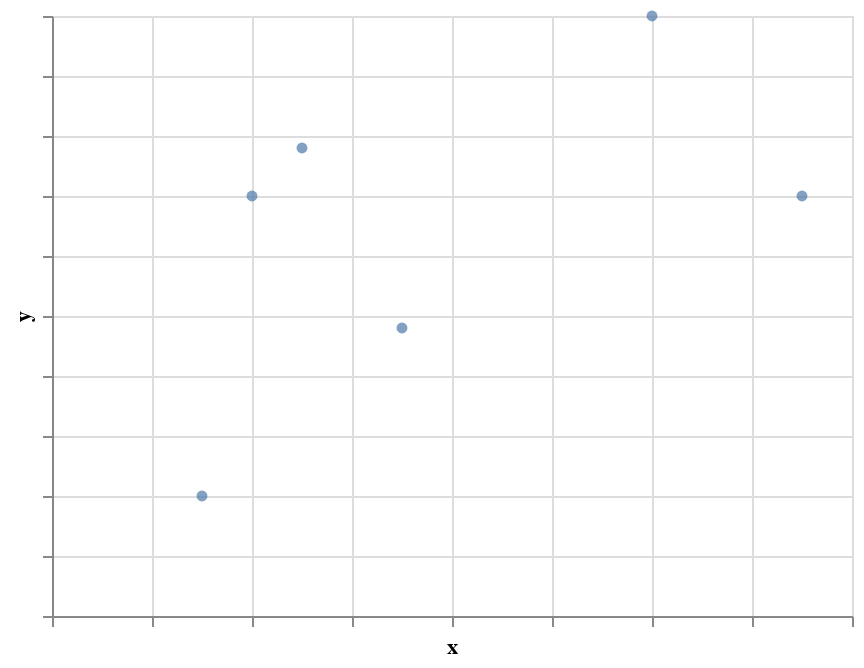

Source (notebook cell):
### Code cell
alt.Chart(df).mark_circle().encode(
    x=alt.X('x', axis=alt.Axis(labels=False)),
    y=alt.Y('y', axis=alt.Axis(labels=False))
)

### Figure 1 — Vega-Lite specification as saved in the notebook (floating-point values rounded to 4 significant figures)
{"config": {"view": {"continuousWidth": 400, "continuousHeight": 300}}, "data": {"name": "data-3dba48bc73fd02b735dac9a14983e169"}, "mark": "circle", "encoding": {"x": {"type": "quantitative", "axis": {"labels": false}, "field": "x"}, "y": {"type": "quantitative", "axis": {"labels": false}, "field": "y"}}, "$schema": "https://vega.github.io/schema/vega-lite/v4.8.1.json", "datasets": {"data-3dba48bc73fd02b735dac9a14983e169": [{"x": 0.03, "y": 10}, {"x": 0.04, "y": 35}, {"x": 0.05, "y": 39}, {"x": 0.12, "y": 50}, {"x": 0.07, "y": 24}, {"x": 0.15, "y": 35}]}}
